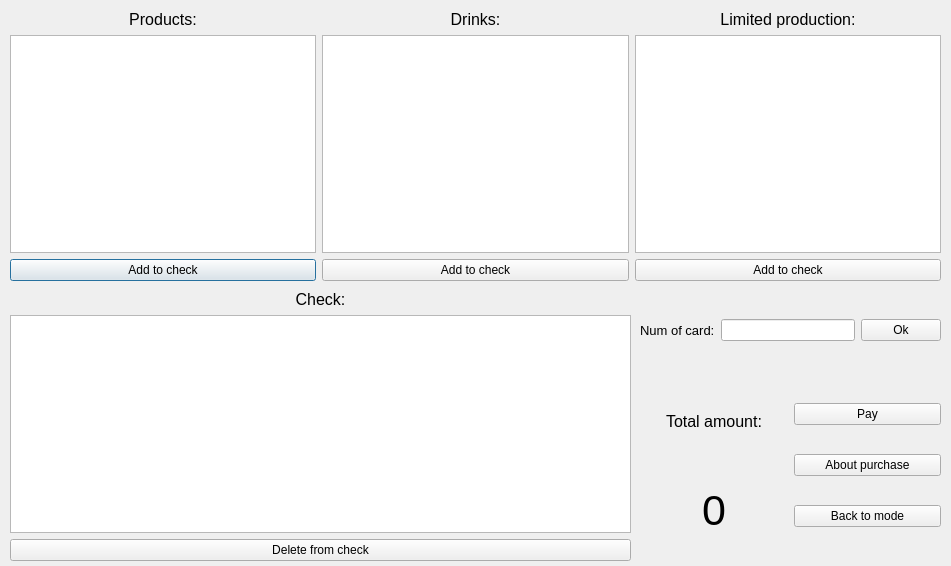
<?xml version="1.0" encoding="UTF-8"?>
<ui version="4.0">
 <class>main_card</class>
 <widget class="QDialog" name="main_card">
  <property name="geometry">
   <rect>
    <x>0</x>
    <y>0</y>
    <width>951</width>
    <height>566</height>
   </rect>
  </property>
  <property name="windowTitle">
   <string>Dialog</string>
  </property>
  <widget class="QWidget" name="horizontalLayoutWidget">
   <property name="geometry">
    <rect>
     <x>10</x>
     <y>10</y>
     <width>931</width>
     <height>271</height>
    </rect>
   </property>
   <layout class="QHBoxLayout" name="horizontalLayout_3">
    <item>
     <layout class="QVBoxLayout" name="verticalLayout">
      <item>
       <widget class="QLabel" name="label">
        <property name="font">
         <font>
          <pointsize>12</pointsize>
         </font>
        </property>
        <property name="text">
         <string>Products:</string>
        </property>
        <property name="alignment">
         <set>Qt::AlignCenter</set>
        </property>
       </widget>
      </item>
      <item>
       <widget class="QListWidget" name="listWidget_prod">
        <property name="modelColumn">
         <number>0</number>
        </property>
       </widget>
      </item>
      <item>
       <widget class="QPushButton" name="pushButton_add_prod">
        <property name="text">
         <string>Add to check</string>
        </property>
       </widget>
      </item>
     </layout>
    </item>
    <item>
     <layout class="QVBoxLayout" name="verticalLayout_7">
      <item>
       <widget class="QLabel" name="label_7">
        <property name="font">
         <font>
          <pointsize>12</pointsize>
         </font>
        </property>
        <property name="text">
         <string>Drinks:</string>
        </property>
        <property name="alignment">
         <set>Qt::AlignCenter</set>
        </property>
       </widget>
      </item>
      <item>
       <widget class="QListWidget" name="listWidget_prod_2">
        <property name="modelColumn">
         <number>0</number>
        </property>
       </widget>
      </item>
      <item>
       <widget class="QPushButton" name="pushButton_add_drinks">
        <property name="text">
         <string>Add to check</string>
        </property>
       </widget>
      </item>
     </layout>
    </item>
    <item>
     <layout class="QVBoxLayout" name="verticalLayout_2">
      <item>
       <widget class="QLabel" name="label_2">
        <property name="font">
         <font>
          <pointsize>12</pointsize>
         </font>
        </property>
        <property name="text">
         <string>Limited production:</string>
        </property>
        <property name="alignment">
         <set>Qt::AlignCenter</set>
        </property>
       </widget>
      </item>
      <item>
       <widget class="QListWidget" name="listWidget_lim_prod"/>
      </item>
      <item>
       <widget class="QPushButton" name="pushButton_add_lim_prod">
        <property name="text">
         <string>Add to check</string>
        </property>
       </widget>
      </item>
     </layout>
    </item>
   </layout>
  </widget>
  <widget class="QWidget" name="horizontalLayoutWidget_2">
   <property name="geometry">
    <rect>
     <x>640</x>
     <y>290</y>
     <width>301</width>
     <height>81</height>
    </rect>
   </property>
   <layout class="QHBoxLayout" name="horizontalLayout_5">
    <item>
     <widget class="QLabel" name="label_5">
      <property name="font">
       <font>
        <pointsize>10</pointsize>
       </font>
      </property>
      <property name="text">
       <string>Num of card:</string>
      </property>
     </widget>
    </item>
    <item>
     <widget class="QLineEdit" name="lineEdit_num_card"/>
    </item>
    <item>
     <widget class="QPushButton" name="pushButton_num_card_ok">
      <property name="text">
       <string>Ok</string>
      </property>
     </widget>
    </item>
   </layout>
  </widget>
  <widget class="QWidget" name="layoutWidget">
   <property name="geometry">
    <rect>
     <x>10</x>
     <y>290</y>
     <width>621</width>
     <height>271</height>
    </rect>
   </property>
   <layout class="QVBoxLayout" name="verticalLayout_3">
    <item>
     <widget class="QLabel" name="label_3">
      <property name="font">
       <font>
        <pointsize>12</pointsize>
       </font>
      </property>
      <property name="text">
       <string>Check:</string>
      </property>
      <property name="alignment">
       <set>Qt::AlignCenter</set>
      </property>
     </widget>
    </item>
    <item>
     <widget class="QListWidget" name="listWidget_check"/>
    </item>
    <item>
     <layout class="QHBoxLayout" name="horizontalLayout_2">
      <item>
       <widget class="QPushButton" name="pushButton_check_del">
        <property name="text">
         <string>Delete from check</string>
        </property>
       </widget>
      </item>
     </layout>
    </item>
   </layout>
  </widget>
  <widget class="QWidget" name="layoutWidget">
   <property name="geometry">
    <rect>
     <x>640</x>
     <y>380</y>
     <width>301</width>
     <height>171</height>
    </rect>
   </property>
   <layout class="QHBoxLayout" name="horizontalLayout_4">
    <item>
     <layout class="QVBoxLayout" name="verticalLayout_4">
      <item>
       <widget class="QLabel" name="label_4">
        <property name="font">
         <font>
          <pointsize>12</pointsize>
         </font>
        </property>
        <property name="text">
         <string>Total amount:</string>
        </property>
        <property name="alignment">
         <set>Qt::AlignCenter</set>
        </property>
       </widget>
      </item>
      <item>
       <widget class="QLabel" name="label_amount">
        <property name="font">
         <font>
          <pointsize>32</pointsize>
         </font>
        </property>
        <property name="layoutDirection">
         <enum>Qt::LeftToRight</enum>
        </property>
        <property name="text">
         <string>0</string>
        </property>
        <property name="alignment">
         <set>Qt::AlignCenter</set>
        </property>
       </widget>
      </item>
     </layout>
    </item>
    <item>
     <layout class="QVBoxLayout" name="verticalLayout_5">
      <item>
       <widget class="QPushButton" name="pushButton_pay">
        <property name="text">
         <string>Pay</string>
        </property>
       </widget>
      </item>
      <item>
       <widget class="QPushButton" name="pushButton_about">
        <property name="text">
         <string>About purchase</string>
        </property>
       </widget>
      </item>
      <item>
       <widget class="QPushButton" name="pushButton">
        <property name="text">
         <string>Back to mode</string>
        </property>
       </widget>
      </item>
     </layout>
    </item>
   </layout>
  </widget>
 </widget>
 <resources/>
 <connections/>
</ui>
